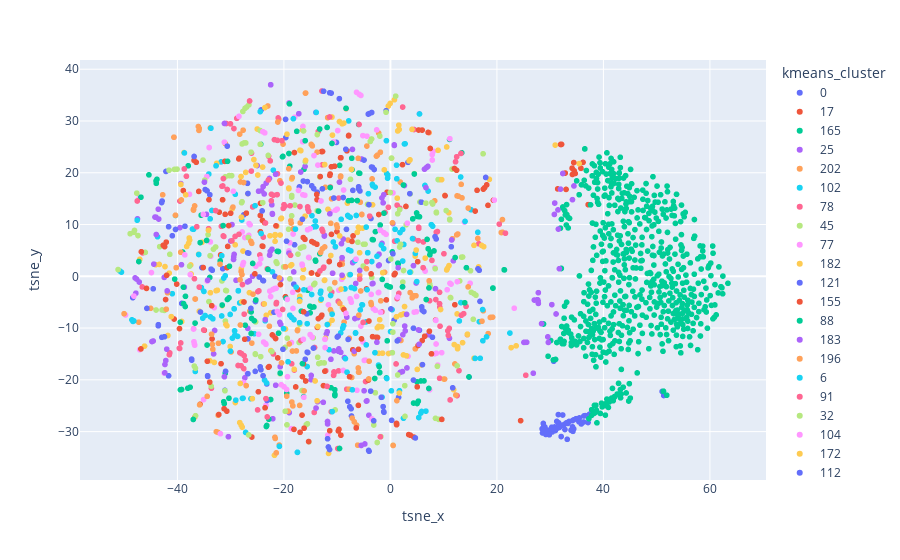

The cell this chart's notebook holds for it:
### Code cell
fig = px.scatter(kmeans_df, x="tsne_x", y="tsne_y", color="kmeans_cluster", hover_data=["subreddit", "kmeans_cluster"])
fig.show()
